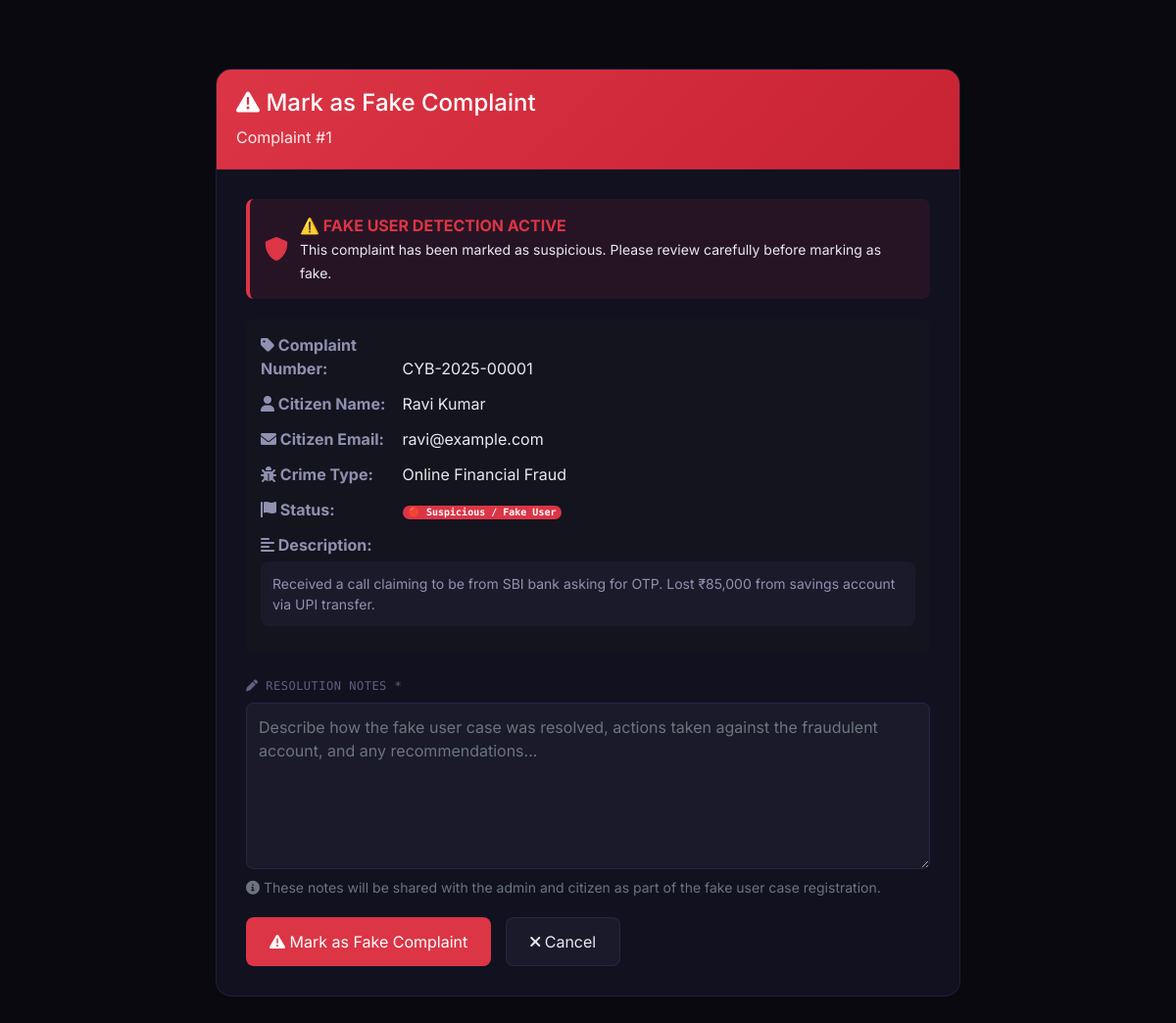
Screenshot of /resolve-fake-complaint.php?id=1 (signed in) with the database file from the repository.
### tables this page shows
CREATE TABLE IF NOT EXISTS complaints (
    id INT AUTO_INCREMENT PRIMARY KEY,
    complaint_num VARCHAR(50) UNIQUE NOT NULL,
    user_id INT,
    user_name VARCHAR(100) NOT NULL,
    user_email VARCHAR(100) NOT NULL,
    category VARCHAR(100) NOT NULL,
    type VARCHAR(100),
    description TEXT NOT NULL,
    incident_date DATE NOT NULL,
    incident_time TIME,
    location VARCHAR(255),
    suspect_info TEXT,
    financial_loss DECIMAL(15,2) DEFAULT 0,
    status ENUM('pending', 'in-progress', 'resolved', 'closed', 'fake') DEFAULT 'pending',
    priority ENUM('low', 'medium', 'high', 'critical') DEFAULT 'low',
    suspicious BOOLEAN DEFAULT FALSE,
    assigned_to INT NULL,
    assigned_date DATETIME NULL,
    resolved_date DATETIME NULL,
    resolution_notes TEXT,
    admin_remarks TEXT,
    public_response TEXT,
    admin_notified BOOLEAN DEFAULT FALSE,
    created_at TIMESTAMP DEFAULT CURRENT_TIMESTAMP,
    updated_at TIMESTAMP DEFAULT CURRENT_TIMESTAMP ON UPDATE CURRENT_TIMESTAMP,
    FOREIGN KEY (user_id) REFERENCES users(id) ON DELETE SET NULL,
    FOREIGN KEY (assigned_to) REFERENCES investigation_officers(id) ON DELETE SET NULL
);

CREATE TABLE IF NOT EXISTS users (
    id INT AUTO_INCREMENT PRIMARY KEY,
    name VARCHAR(100) NOT NULL,
    email VARCHAR(100) UNIQUE NOT NULL,
    password VARCHAR(255) NOT NULL,
    phone VARCHAR(20),
    created_at TIMESTAMP DEFAULT CURRENT_TIMESTAMP
);

### resolve-fake-complaint.php (the view, shortened to what this page needs)
<?php
$complaint_id = isset($_GET['id']) ? (int)$_GET['id'] : 0;
$success = '';
$conn = getConnection();
$stmt = $conn->prepare("SELECT c.*, u.name as citizen_name, u.email as citizen_email FROM complaints c JOIN users u ON c.user_id = u.id WHERE c.id = ? AND c.assigned_to = ?");
$stmt->bind_param("ii", $complaint_id, $_SESSION['officer_id']);
$stmt->execute();
$complaint = $stmt->get_result()->fetch_assoc();
?>
<!DOCTYPE html>
<html lang="en">
<head>
    <link href="https://cdn.jsdelivr.net/npm/bootstrap@5.1.3/dist/css/bootstrap.min.css" rel="stylesheet">
    <link rel="stylesheet" href="https://cdnjs.cloudflare.com/ajax/libs/font-awesome/6.0.0/css/all.min.css">
    <link rel="stylesheet" href="css/style.css">
</head>
<body>
    <div class="container">
        <div class="card">
            <div class="card-header">
                <h4><i class="fas fa-exclamation-triangle"></i> Mark as Fake Complaint</h4>
                <p class="mb-0" style="opacity: 0.9;">Complaint #<?php echo $complaint_id; ?></p>
            </div>
            <div class="card-body">
                <div class="warning-box">
                    <i class="fas fa-shield-alt"></i>
                    <div>
                        <strong>⚠️ FAKE USER DETECTION ACTIVE</strong><br>
                        <small>This complaint has been marked as suspicious. Please review carefully before marking as fake.</small>
                    </div>
                </div>
                <?php if ($success): ?>
                    <div class="alert-success">
                        <i class="fas fa-check-circle"></i> <?php echo $success; ?>
                    </div>
                    <div class="action-buttons">
                        <a href="officer-dashboard.php" class="btn-back"><i class="fas fa-arrow-left"></i> Back to Dashboard</a>
                        <a href="officer-complaints.php" class="btn-submit" style="background: #28a745; text-decoration: none;"><i class="fas fa-list"></i> View All Complaints</a>
                    </div>
                <?php else: ?>
                    <div class="complaint-details">
                        <div class="detail-row">
                            <strong><i class="fas fa-tag"></i> Complaint Number:</strong>
                            <span><?php echo htmlspecialchars($complaint['complaint_num']); ?></span>
                        </div>
                        <div class="detail-row">
                            <strong><i class="fas fa-user"></i> Citizen Name:</strong>
                            <span><?php echo htmlspecialchars($complaint['citizen_name']); ?></span>
                        </div>
                        <div class="detail-row">
                            <strong><i class="fas fa-envelope"></i> Citizen Email:</strong>
                            <span><?php echo htmlspecialchars($complaint['citizen_email']); ?></span>
                        </div>
                        <div class="detail-row">
                            <strong><i class="fas fa-bug"></i> Crime Type:</strong>
                            <span><?php echo htmlspecialchars($complaint['category']); ?></span>
                        </div>
                        <div class="detail-row">
                            <strong><i class="fas fa-flag"></i> Status:</strong>
                            <span class="badge bg-danger">🔴 Suspicious / Fake User</span>
                        </div>
                        <div class="detail-row">
                            <strong><i class="fas fa-align-left"></i> Description:</strong>
                            <div class="description-box">
                                <?php echo nl2br(htmlspecialchars($complaint['description'] ?? 'No description provided')); ?>
                            </div>
                        </div>
                    </div>
                    <form method="POST">
                        <div class="mb-3">
                            <label class="form-label"><i class="fas fa-pen"></i> Resolution Notes *</label>
                            <textarea name="resolution_notes" class="form-control" rows="6" required placeholder="Describe how the fake user case was resolved, actions taken against the fraudulent account, and any recommendations..."></textarea>
                            <small class="text-muted mt-2 d-block">
                                <i class="fas fa-info-circle"></i>
                                These notes will be shared with the admin and citizen as part of the fake user case registration.
                            </small>
                        </div>
                        <div class="action-buttons">
                            <button type="submit" name="mark_as_fake" class="btn-submit">
                                <i class="fas fa-exclamation-triangle"></i> Mark as Fake Complaint
                            </button>
                            <a href="officer-dashboard.php" class="btn-back">
                                <i class="fas fa-times"></i> Cancel
                            </a>
                        </div>
                    </form>
                <?php endif; ?>
            </div>
        </div>
    </div>
</body>
</html>

### css/style.css (style rules this page uses)
:root { --bg: #09090f; --bg2: #0f0f1a; --bg3: #14141f; --bg4: #1a1a2a; --border: rgba(120,120,255,0.12); --border2: rgba(120,120,255,0.22); --accent: #6c63ff; --accent2: #a78bfa; --accent3: #38bdf8; --danger: #f43f5e; --warning: #f59e0b; --success: #10b981; --text: #e8e8f0; --text2: #9090b0; --text3: #606080; --card: #111120; --card2: #161628; --mono: 'DM Mono', monospace; --sans: 'Inter', sans-serif; --display: 'Syne', sans-serif; }
* { margin: 0; padding: 0; box-sizing: border-box; }
body { font-family: var(--sans); background: var(--bg); color: var(--text); min-height: 100vh; overflow-x: hidden; }
.badge { margin-left: auto; background: var(--danger); color: white; font-size: 10px; font-family: var(--mono); padding: 2px 6px; border-radius: 20px; }
.form-label { font-size: 12px; font-family: var(--mono); color: var(--text3); text-transform: uppercase; letter-spacing: 0.5px; }
.card { background: var(--card); border: 1px solid var(--border); border-radius: 16px; overflow: hidden; }

### resolve-fake-complaint.php (style rules this page uses)
body { background: var(--bg); font-family: var(--sans); color: var(--text); }
.container { max-width: 800px; margin: 50px auto; padding: 20px; }
.card { background: var(--card); border: 1px solid var(--border); border-radius: 16px; overflow: hidden; }
.card-header { background: linear-gradient(135deg, #dc3545 0%, #c82333 100%); color: white; padding: 20px; }
.card-body { padding: 30px; }
.form-control { background: var(--bg4); border: 1px solid var(--border); border-radius: 8px; padding: 12px; color: var(--text); width: 100%; }
.btn-submit { background: #dc3545; color: white; border: none; padding: 12px 24px; border-radius: 8px; cursor: pointer; transition: all 0.3s; }
.btn-back { background: var(--bg4); color: var(--text); border: 1px solid var(--border); padding: 12px 24px; border-radius: 8px; text-decoration: none; display: inline-block; transition: all 0.3s; }
.complaint-details { background: var(--bg3); padding: 15px; border-radius: 8px; margin-bottom: 20px; }
.warning-box { background: rgba(220, 53, 69, 0.1); border-left: 4px solid #dc3545; padding: 15px; margin-bottom: 20px; border-radius: 8px; display: flex; align-items: center; gap: 12px; }
.warning-box i { color: #dc3545; font-size: 24px; }
.warning-box strong { color: #dc3545; }
.detail-row { margin-bottom: 12px; }
.detail-row strong { display: inline-block; width: 140px; color: var(--text2); }
.description-box { background: var(--bg4); padding: 12px; border-radius: 8px; margin-top: 5px; color: var(--text2); font-size: 14px; line-height: 1.5; }
.action-buttons { display: flex; gap: 15px; margin-top: 20px; }

### rows the page displays
complaints: complaint_num "CYB-2025-00001", user.name "Ravi Kumar", user.email "ravi@example.com", category "Online Financial Fraud", description "Received a call claiming to be from SBI bank asking for OTP. Lost ₹85,000 from savings account via UPI transfer."

### other values shown
$complaint_id "1"
